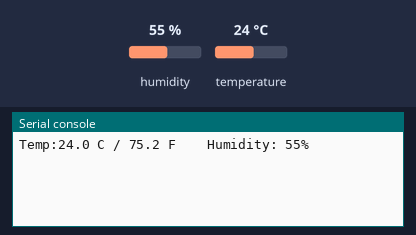
This program was run on a simulated CircuitPython board. On the bench: the last lines printed to the serial console. Inputs (shaded band) come from the test bench; at power-on: humidity 55 %, temperature 24 °C.

Above: at 1.2 s.
1.3 s: humidity set to 22 %
At 3.9 s:
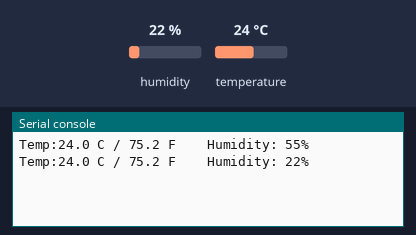
4.3 s: temperature set to 12 °C
At 6.3 s:
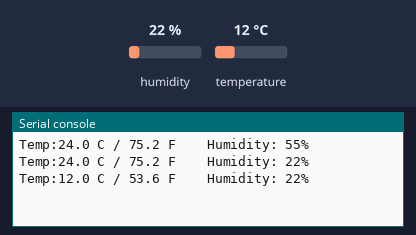
7.3 s: humidity set to 40 %
At 9.9 s:
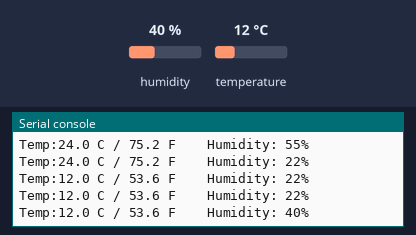
Timing chart, 0 to 11.4 s (numbered marks = the images above; inputs shaded):
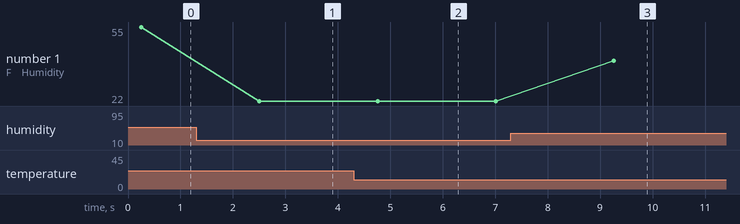

The program:

example2.py
```python
import time
import adafruit_dht
import board

dht_device = adafruit_dht.DHT11(board.D4, use_pulseio=False)

while True:
    try:
        temperature_c = dht_device.temperature
        temperature_f = temperature_c * (9 / 5) + 32

        humidity = dht_device.humidity

        print("Temp:{:.1f} C / {:.1f} F    Humidity: {}%".format(temperature_c, temperature_f, humidity))
    except RuntimeError as err:
        print(err.args[0])

    time.sleep(2.0)
```

Measured:
- after the input at 1.3 s, the serial console: prints a new line after 1.2 s (image 1)
- after the input at 4.3 s, the serial console: prints a new line after 0.46 s (image 2)
- after the input at 7.3 s, the serial console: prints a new line after 2.0 s (image 3)
- plotted number 1: 55 → 22 after the input at 1.3 s, 22 → 40 after the input at 7.3 s
